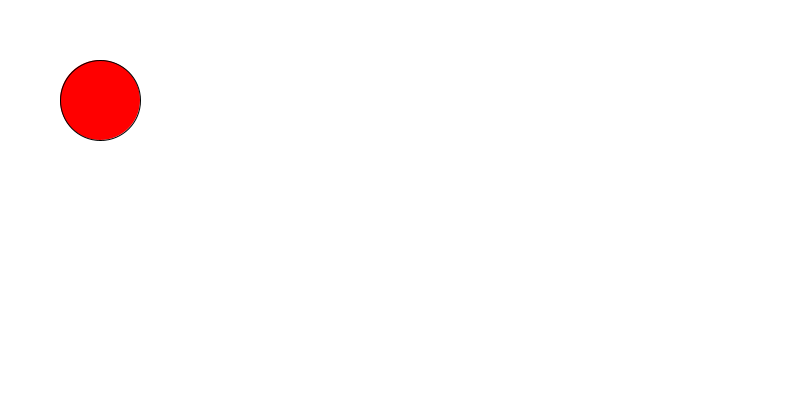
Frame 1 (no input)
Frame 60 (the mouse pressed at the canvas centre just before this capture): identical to frame 1, image omitted
Frame 120 (the mouse held since frame 60 and released just before this capture): identical to frame 1, image omitted

The Processing sketch that drew this single still picture (run headless with seeded random() and noise(); from frame 60 on, the mouse is pressed at the canvas centre):

// Processing sketch: basic_Gacha100
// ── basic_Gacha100.pde
//basic_Gacha100
//simulate gacha
//2022/06/13
//1-4-45 Taiyu Honma

void setup()
{
  size(800,400);

}
int[] items = new int[100];
void mousePressed(){
  if(dist(100,100,mouseX,mouseY) < 40 ){
    for(int i=0;i <50;i++)
    {
      int result = (int)random(0,100);
      items[result] += 1;
    }
    int most = 0;
    for(int i=0;i <100;i++)
    {
      if(items[i] > most){
        most = items[i];
      }
    }
    println("一番多いアイテムは"+most+"個");
  }
}

void draw()
{
  background(255);
    fill(255,0,0);
  ellipse(100,100,80,80);
  
  fill(0);
  for(int i= 0;i<100;i++)
  {
    rect(i*8,height-items[i],8,items[i]);
  }
}
